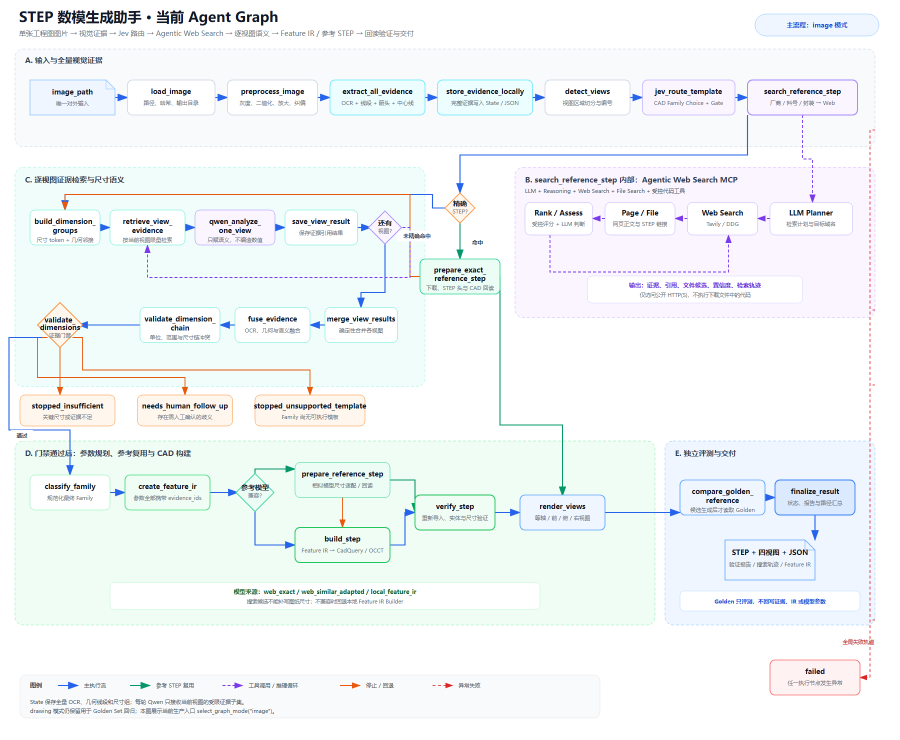
#> input picture backend/agents/step/step_agent_current_flow.png, 1800 x 1480 px (shown at 1/2 size)
$ python -i preprocess.py   (imports and definitions only)
#> lines starting #> are read from the running program, lines starting #| are printed output that depends on the picture; after the words box and inside, x2 and y2 are one past the last pixel; in counts of white or black regions, pixels touching at a corner belong together
#> further down, picture is the input picture: shape (1480, 1800, 3); mean B, G, R 247, 246.3, 242
"""工程图图片预处理：灰度、放大、纠偏、二值化和连通区域清理。"""

from __future__ import annotations

import base64
from pathlib import Path
from typing import Any

import cv2
import numpy as np


# [39 lines left out: functions image_as_data_url, read_image, not called in this run]


def _estimate_skew(binary: np.ndarray) -> float:
    """根据前景像素估计小角度倾斜。"""
    points = np.column_stack(np.where(binary < 128))
    if len(points) < 100:
        return 0.0
    angle = float(cv2.minAreaRect(points[:, ::-1].astype(np.float32))[-1])
    if angle > 45.0:
        angle -= 90.0
    return angle if abs(angle) <= 8.0 else 0.0


def _remove_tiny_components(binary: np.ndarray) -> tuple[np.ndarray, int]:
    """移除孤立噪点，同时保留文字笔画和尺寸线。"""
    foreground = (binary < 128).astype(np.uint8)
    count, labels, stats, _ = cv2.connectedComponentsWithStats(foreground, 8)
    keep = stats[:, cv2.CC_STAT_AREA] >= 3
    keep[0] = False  # Background is not a foreground component.
    cleaned = np.where(keep[labels], 0, 255).astype(np.uint8)
    kept = int(np.count_nonzero(keep))
    return cleaned, kept


# [8 lines left out: function save_image, not called in this run]


def preprocess_image(
    image: np.ndarray,
    output_dir: Path,
    *,
    scale: float = 2.0,
) -> dict[str, Any]:
    """生成 OCR 和几何检测共用的预处理图片。

    Args:
        image: 原始 RGB 图片。
        output_dir: 预处理证据输出目录。
        scale: 放大倍率，默认两倍。

    Returns:
        图片路径、像素尺寸、纠偏角度和连通区域数量。
    """
#> called with output_dir = 'out.png', scale = 2
    gray = cv2.cvtColor(image, cv2.COLOR_BGR2GRAY)
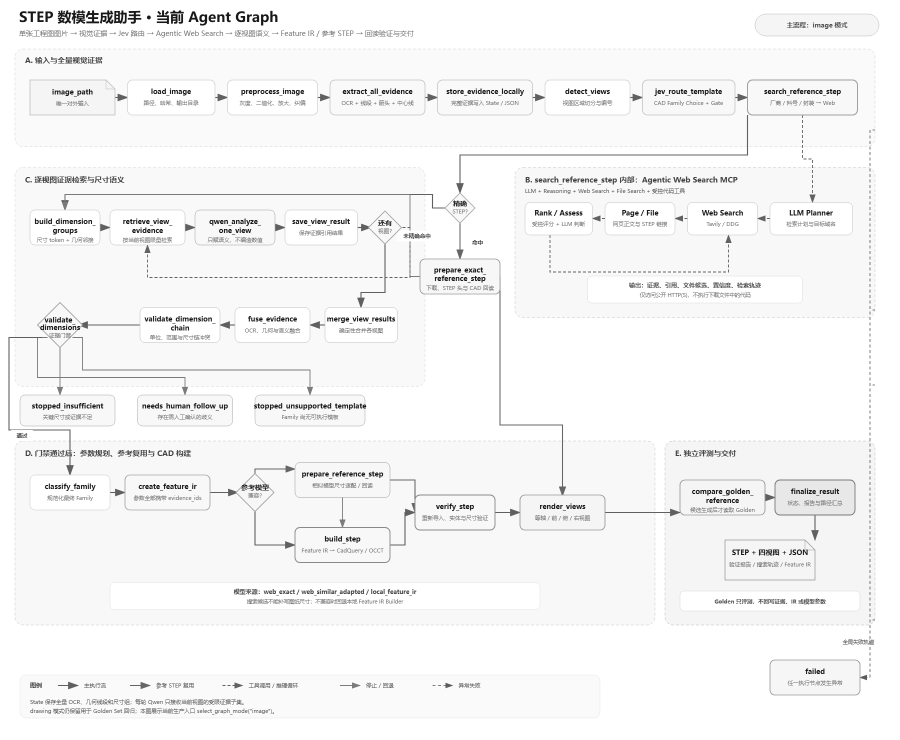
#> gray: shape (1480, 1800) (shown at 1/2 size); min 24, max 255, mean 245.2
    enlarged = cv2.resize(
        gray, None, fx=scale, fy=scale, interpolation=cv2.INTER_CUBIC
    )
    initial_binary = cv2.adaptiveThreshold(
        enlarged,
        255,
        cv2.ADAPTIVE_THRESH_GAUSSIAN_C,
        cv2.THRESH_BINARY,
        41,
        15,
    )
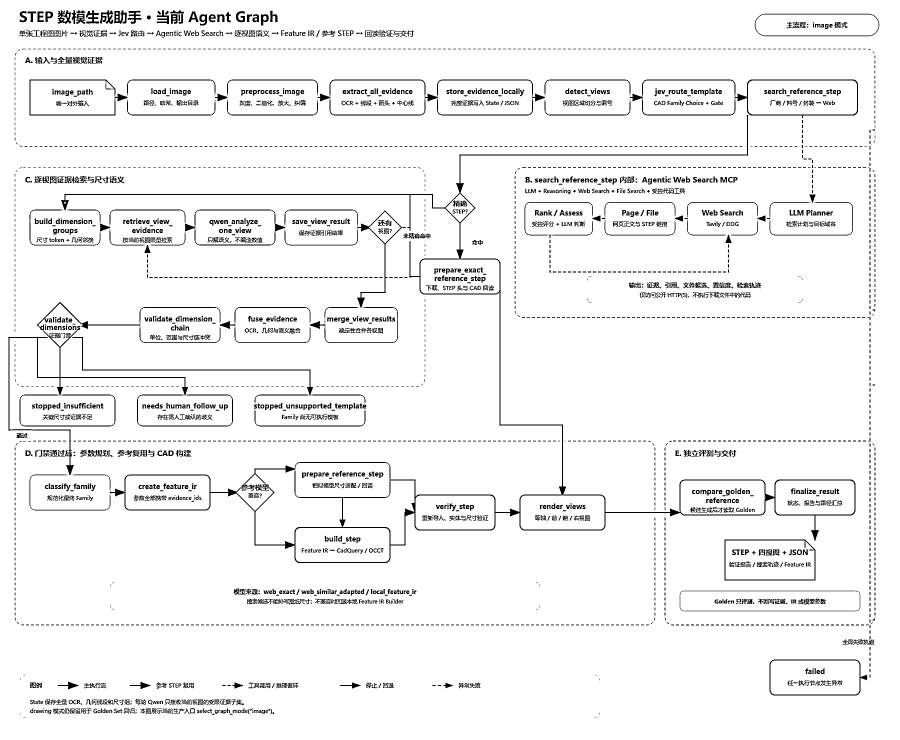
#> initial_binary: shape (2960, 3600) (shown at 1/4 size); 95.3% white; 3265 black regions (173 under 20 px), largest, box (x1, y1, x2, y2) and area: (245, 460, 3422, 2252) 65003, (33, 1304, 932, 1900) 18443, (2520, 318, 3432, 472) 9822
    angle = _estimate_skew(initial_binary)
#> in _estimate_skew, `points = np.column_stack(np.where(binary < 128))`: points = 505371 pairs, first value 41 to 2871, second value 33 to 3516
#> in _estimate_skew, `angle = float(cv2.minAreaRect(points[:, ::-1].astype(np.float32))[-1])`: angle = -89.71
#> angle = 0
    height, width = enlarged.shape
#> height = 2960; width = 3600
    matrix = cv2.getRotationMatrix2D((width / 2.0, height / 2.0), angle, 1.0)
#> matrix = [[1, 0, 0], [0, 1, 0]]
    deskewed = cv2.warpAffine(
        enlarged,
        matrix,
        (width, height),
        flags=cv2.INTER_CUBIC,
        borderMode=cv2.BORDER_CONSTANT,
        borderValue=255,
    )
    binary = cv2.adaptiveThreshold(
        deskewed,
        255,
        cv2.ADAPTIVE_THRESH_GAUSSIAN_C,
        cv2.THRESH_BINARY,
        41,
        15,
    )
    cleaned, component_count = _remove_tiny_components(binary)
#> in _remove_tiny_components, `foreground = (binary < 128).astype(np.uint8)`:
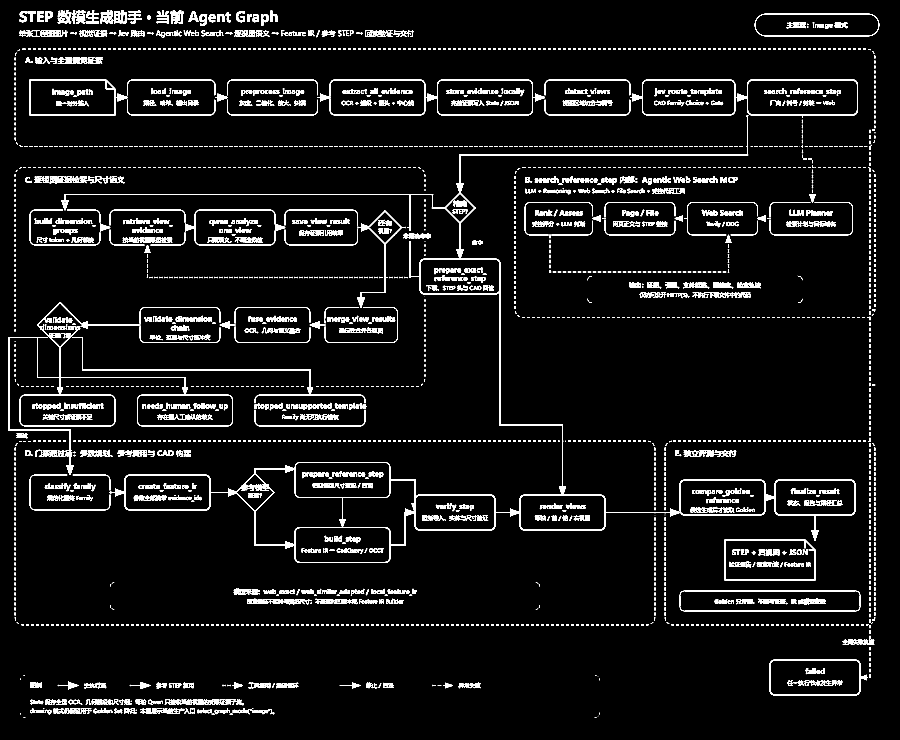
#> foreground: shape (2960, 3600) (shown at 1/4 size); values 0 (black) and 1 (white), 4.7% white; 3265 white regions (173 under 20 px), largest, box (x1, y1, x2, y2) and area: (245, 460, 3422, 2252) 65003, (33, 1304, 932, 1900) 18443, (2520, 318, 3432, 472) 9822
#> in _remove_tiny_components, `count, labels, stats, _ = cv2.connectedComponentsWithStats(foreground,..`:
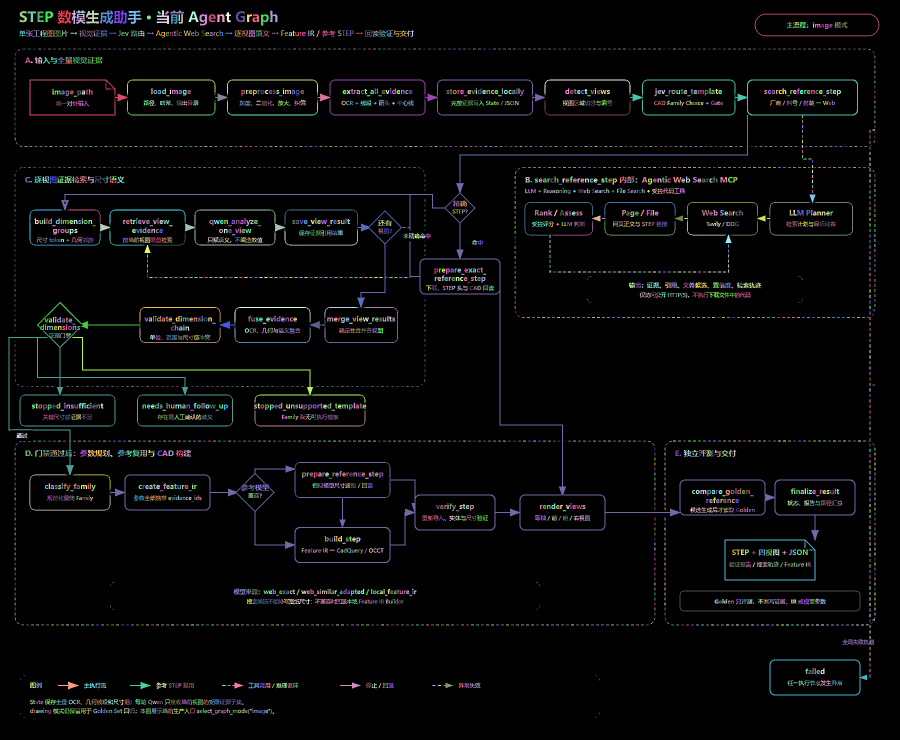
#> labels: shape (2960, 3600) int32 (shown at 1/4 size); 3266 distinct labels, from 0 to 3265; one colour per label, 0 black
#> in _remove_tiny_components, `count, labels, stats, _ = cv2.connectedComponentsWithStats(foreground,..`: count = 3266
#> in _remove_tiny_components, `kept = int(np.count_nonzero(keep))`: kept = 3248
#> component_count = 3248
#> (the run stopped early here; a loop or call above may not have finished)
